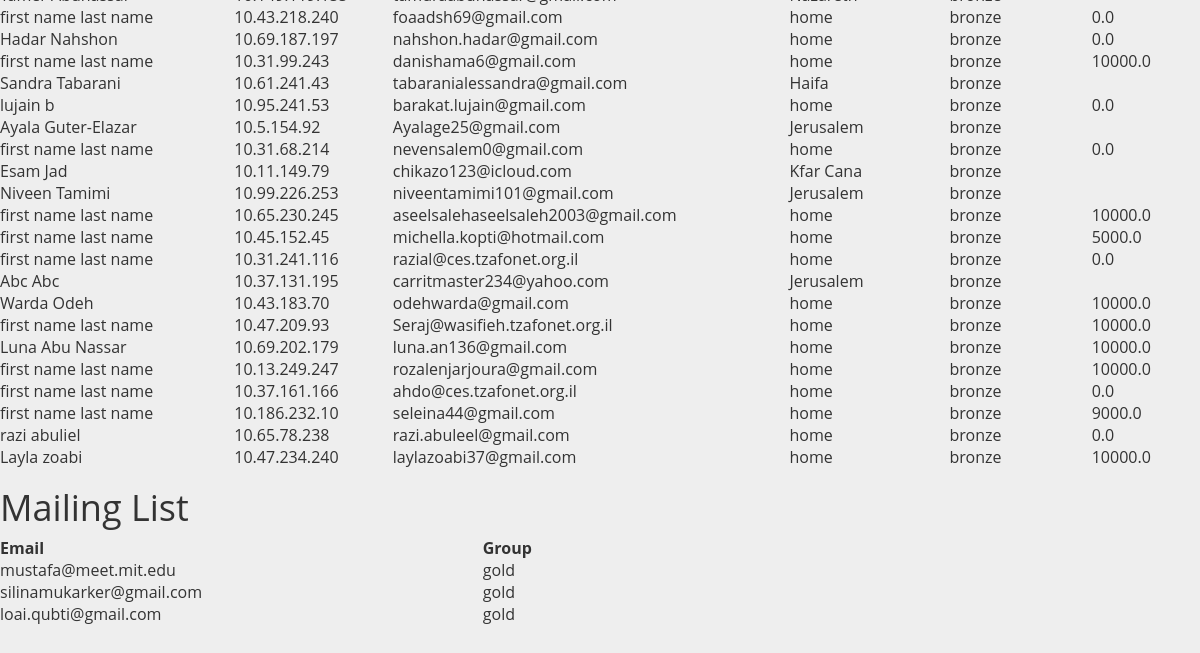
/database (signed in, lower part), run on an earlier commit of the app's database.
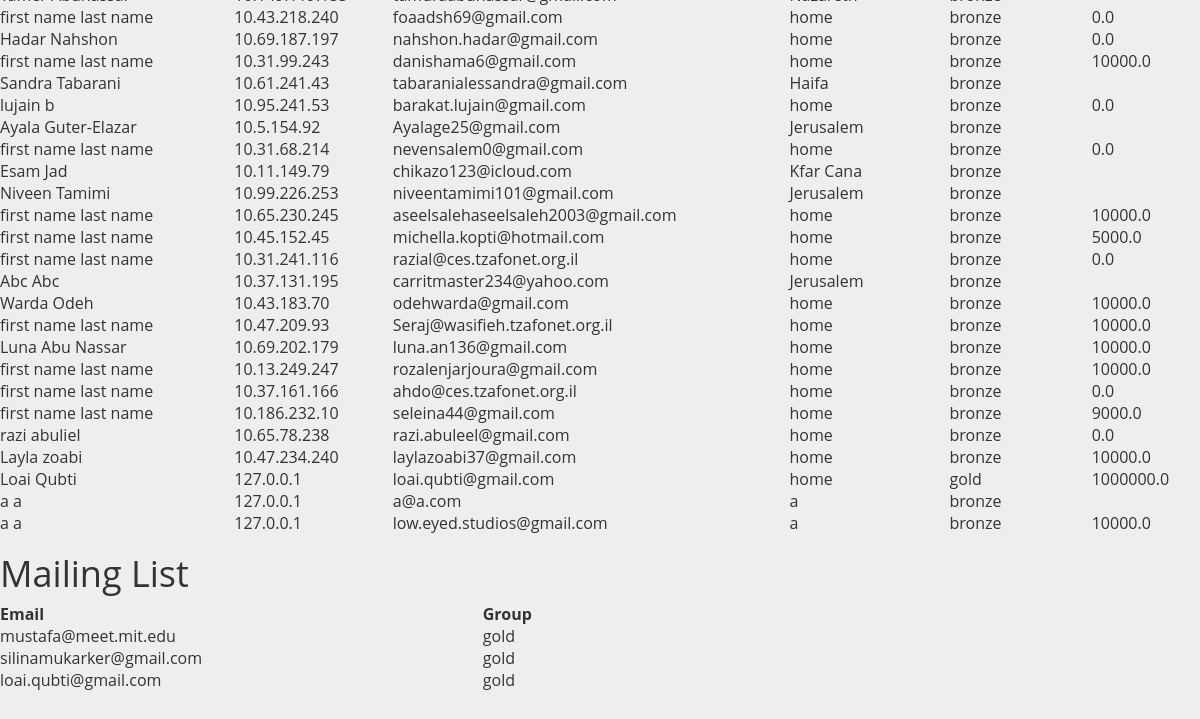
And on a later commit of the database.
### models.py (models this page shows, shortened)
class User(Base):
	__tablename__ = 'user'
	id = Column(Integer, primary_key=True)
	first_name = Column(String(255))
	last_name = Column(String(255))
	username = Column(String(255))
	group = Column(String(255))
	email = Column(String(255))
	ip_address = Column(String(255))
	password_hash = Column(String(255))
	team = relationship("Team", back_populates = "students")
	team_id = Column(Integer, ForeignKey('team.id'))
	wallet = relationship("Wallet", uselist = False, back_populates = "user")
	comments = relationship("Comment", back_populates="user")
	verified = Column(Boolean)
	confirmation_code = Column(String)
	confirmation_code_expiration = Column(DateTime)
	hometown = Column(String(255))

class Wallet(Base):
	__tablename__ = 'wallet'
	id = Column(Integer, primary_key=True)
	initial_value = Column(Float)
	current_value = Column(Float)
	user_id = Column(Integer, ForeignKey('user.id'))
	user = relationship("User",back_populates="wallet")
	investments = relationship("Investment", back_populates="wallet")

class MailingList(Base):
	__tablename__ = 'mailinglist'
	id = Column(Integer, primary_key=True)
	language = Column(String(255))
	email = Column(String(255))
	group = Column(String(255))

### webapp.py (the view)
@app.route("/database")
def showDatabase():
	if 'language' not in login_session:
		login_session['language'] = 'en'
	if 'id' not in login_session:
		flash("You do not have access to this page")
		return redirect(url_for('showLandingPage'))
	if login_session['group'] != "administrator":
		flash("You do not have access to this page")
		return redirect(url_for('showLandingPage'))
	users = get_users()
	mailing_list = get_mailing_list()
	return render_template('database.html', users = users, mailing_list = mailing_list)

### database.py (called while the page is built)
def get_users():
    return session.query(User).all()

def get_mailing_list():
        return session.query(MailingList).all()

### templates/database.html (shortened to what this page needs)
<head>
	<link rel="stylesheet" href="https://maxcdn.bootstrapcdn.com/bootstrap/3.3.7/css/bootstrap.min.css">
	<link rel="stylesheet" href="{{url_for('static', filename='style.css')}}">
</head>
<body>
<table style="width:100%;text-align:left;border:2px;"
<tr>
	{% for user in users %}
		<tr>
			<td>{{user.first_name}} {{user.last_name}}</td>
			<td>{{user.ip_address}}</td>
			<td>{{user.email}}</td>
			<td>{{user.hometown}}</td>
			<td>{{user.group}}</td>
			<td>{{user.wallet.current_value}}</td>
		</tr>
	{%endfor%}
</table>
<h1> Mailing List </h1>
<table style="width:50%;text-align:left;border:2px;"
	<tr>
		<th>Email</th>
		<th>Group</th>
	{% for account in mailing_list %}
		<tr>
			<td>{{account.email}} </td>
			{%if account.group != None%}
			<td>{{account.group}}</td>
			{%endif%}
		</tr>
	{%endfor%}
</table>
<br>
<br>
</body>

### static/style.css (style rules this page uses)
body { padding-top: 50px; padding-bottom: 70px; margin: 0px; font-family: 'Open Sans', sans-serif; line-height: 1.5; background: none; }

### templates/database.html (style rules this page uses)
body { background: #eeeeee; }

What changed in the data, as far as the page shows it:
added User: first_name "Loai", last_name "Qubti", ip_address "127.0.0.1", email "loai.qubti@gmail.com", hometown "home", group "gold", wallet.current_value "1000000.0"
added User: first_name "a", last_name "a", ip_address "127.0.0.1", email "a@a.com", hometown "a", group "bronze"
added User: first_name "a", last_name "a", ip_address "127.0.0.1", email "low.eyed.studios@gmail.com", hometown "a", group "bronze", wallet.current_value "10000.0"
